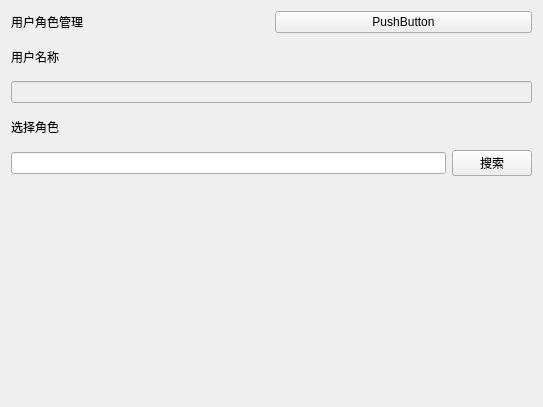
<?xml version="1.0" encoding="UTF-8"?>
<ui version="4.0">
 <class>UserRoleWidget</class>
 <widget class="QWidget" name="UserRoleWidget">
  <property name="geometry">
   <rect>
    <x>0</x>
    <y>0</y>
    <width>543</width>
    <height>407</height>
   </rect>
  </property>
  <property name="windowTitle">
   <string>Form</string>
  </property>
  <layout class="QVBoxLayout" name="verticalLayout" stretch="1,1,1,1,1,6">
   <item>
    <layout class="QHBoxLayout" name="horizontalLayout_3">
     <item>
      <widget class="QLabel" name="label">
       <property name="text">
        <string>用户角色管理</string>
       </property>
      </widget>
     </item>
     <item>
      <widget class="QPushButton" name="pushButton">
       <property name="text">
        <string>PushButton</string>
       </property>
      </widget>
     </item>
    </layout>
   </item>
   <item>
    <widget class="QLabel" name="label_2">
     <property name="text">
      <string>用户名称</string>
     </property>
    </widget>
   </item>
   <item>
    <widget class="QLineEdit" name="name">
     <property name="enabled">
      <bool>false</bool>
     </property>
    </widget>
   </item>
   <item>
    <widget class="QLabel" name="label_3">
     <property name="text">
      <string>选择角色</string>
     </property>
    </widget>
   </item>
   <item>
    <layout class="QHBoxLayout" name="horizontalLayout_2">
     <item>
      <widget class="QLineEdit" name="lineEdit_2"/>
     </item>
     <item>
      <widget class="QPushButton" name="pushButton_2">
       <property name="text">
        <string>搜索</string>
       </property>
      </widget>
     </item>
    </layout>
   </item>
   <item>
    <widget class="URTableWidget" name="ur_list" native="true"/>
   </item>
  </layout>
 </widget>
 <customwidgets>
  <customwidget>
   <class>URTableWidget</class>
   <extends>QWidget</extends>
   <header>urtablewidget.h</header>
   <container>1</container>
  </customwidget>
 </customwidgets>
 <resources/>
 <connections/>
</ui>
